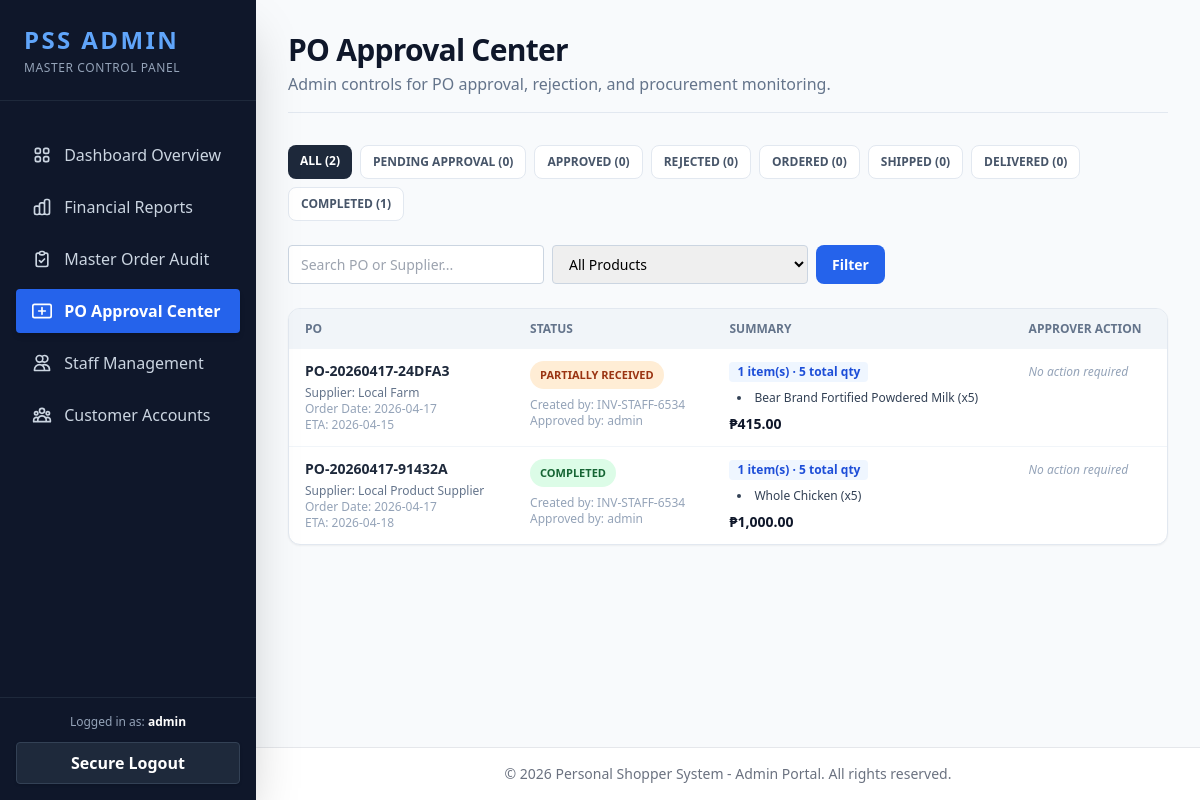
The page /modules/admin/purchase_orders.php (signed in) on the database as committed earlier.
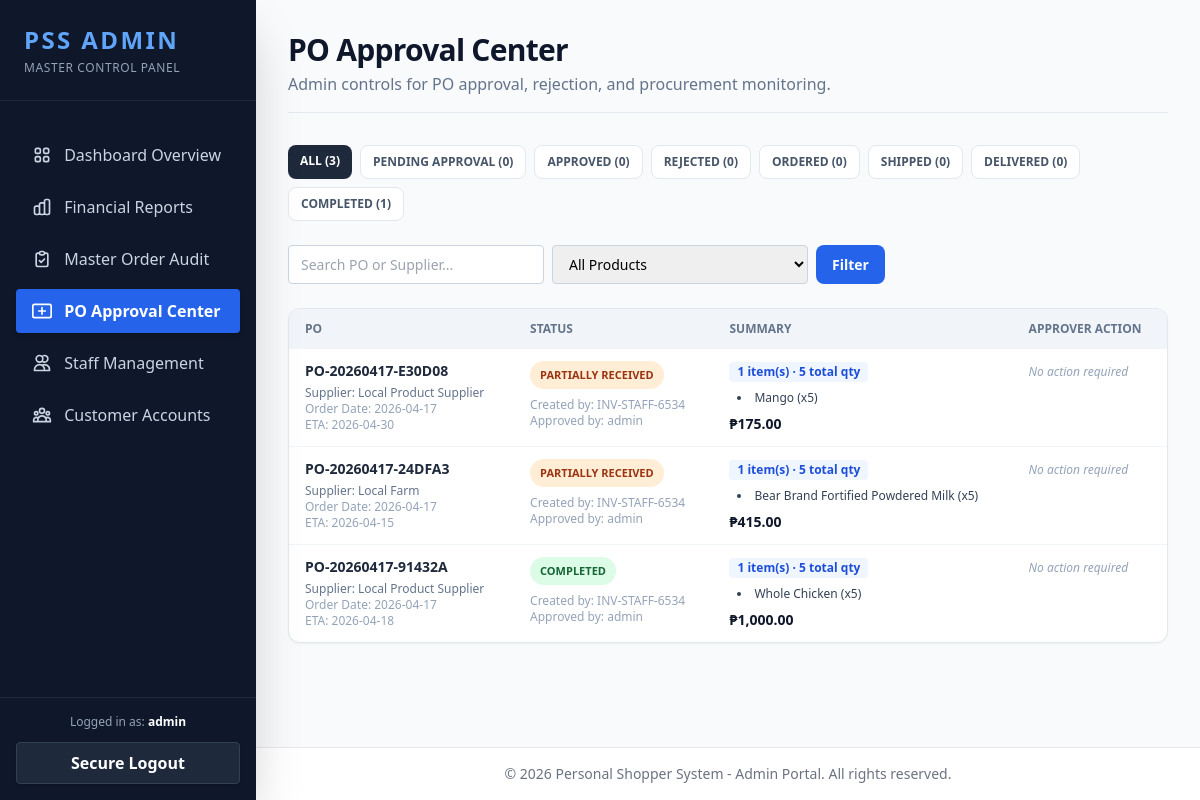
The same page on the database as committed later.
### tables this page shows
CREATE TABLE `purchase_orders` (
  `po_id` int NOT NULL AUTO_INCREMENT,
  `po_number` varchar(50) NOT NULL,
  `supplier_id` int NOT NULL,
  `status` enum('pending_approval','approved','rejected','ordered','shipped','delivered','partially_received','completed','cancelled') NOT NULL DEFAULT 'pending_approval',
  `order_date` date NOT NULL,
  `expected_delivery` date DEFAULT NULL,
  `subtotal` decimal(12,2) NOT NULL DEFAULT '0.00',
  `tax_amount` decimal(12,2) NOT NULL DEFAULT '0.00',
  `grand_total` decimal(12,2) NOT NULL DEFAULT '0.00',
  `notes` text,
  `rejection_reason` varchar(255) DEFAULT NULL,
  `created_by` int DEFAULT NULL,
  `approved_by` int DEFAULT NULL,
  `approved_at` datetime DEFAULT NULL,
  `created_at` timestamp NULL DEFAULT CURRENT_TIMESTAMP,
  `updated_at` timestamp NULL DEFAULT CURRENT_TIMESTAMP ON UPDATE CURRENT_TIMESTAMP,
  PRIMARY KEY (`po_id`),
  UNIQUE KEY `uq_po_number` (`po_number`),
  KEY `idx_po_status` (`status`),
  KEY `idx_po_supplier` (`supplier_id`),
  KEY `idx_po_created_by` (`created_by`),
  KEY `idx_po_approved_by` (`approved_by`),
  CONSTRAINT `fk_po_approved_by` FOREIGN KEY (`approved_by`) REFERENCES `users` (`user_id`) ON DELETE SET NULL,
  CONSTRAINT `fk_po_created_by` FOREIGN KEY (`created_by`) REFERENCES `users` (`user_id`) ON DELETE SET NULL,
  CONSTRAINT `fk_po_supplier` FOREIGN KEY (`supplier_id`) REFERENCES `suppliers` (`supplier_id`) ON DELETE RESTRICT
);

CREATE TABLE `suppliers` (
  `supplier_id` int NOT NULL AUTO_INCREMENT,
  `name` varchar(150) NOT NULL,
  `supplied_categories` varchar(255) DEFAULT NULL,
  `contact_person` varchar(120) DEFAULT NULL,
  `phone` varchar(30) DEFAULT NULL,
  `email` varchar(120) DEFAULT NULL,
  `address` varchar(255) DEFAULT NULL,
  `status` enum('active','inactive') NOT NULL DEFAULT 'active',
  `created_at` timestamp NULL DEFAULT CURRENT_TIMESTAMP,
  `updated_at` timestamp NULL DEFAULT CURRENT_TIMESTAMP ON UPDATE CURRENT_TIMESTAMP,
  PRIMARY KEY (`supplier_id`),
  UNIQUE KEY `uq_supplier_name` (`name`),
  KEY `idx_suppliers_status` (`status`)
);

CREATE TABLE `users` (
  `user_id` int NOT NULL AUTO_INCREMENT,
  `username` varchar(50) NOT NULL,
  `password` varchar(255) NOT NULL,
  `email` varchar(100) NOT NULL,
  `role` enum('customer','admin','cashier','inventory') NOT NULL DEFAULT 'customer',
  `terms_agreed` tinyint(1) DEFAULT '0',
  `status` enum('active','inactive','suspended') DEFAULT 'active',
  `email_verified` tinyint(1) NOT NULL DEFAULT '0',
  `last_login` timestamp NULL DEFAULT NULL,
  `created_at` timestamp NULL DEFAULT CURRENT_TIMESTAMP,
  `updated_at` timestamp NULL DEFAULT CURRENT_TIMESTAMP ON UPDATE CURRENT_TIMESTAMP,
  PRIMARY KEY (`user_id`),
  UNIQUE KEY `username` (`username`),
  UNIQUE KEY `email` (`email`),
  KEY `idx_email` (`email`),
  KEY `idx_status` (`status`)
);

### modules/admin/purchase_orders.php (the view, shortened to what the changed rows need)
<?php
require_once '../../config/config.php';
function table_exists(mysqli $conn, string $tableName): bool {
    $safe = $conn->real_escape_string($tableName);
    $res = $conn->query("SHOW TABLES LIKE '{$safe}'");
    return $res && $res->num_rows > 0;
}
$schemaReady = table_exists($conn, 'purchase_orders') && table_exists($conn, 'purchase_order_items') && table_exists($conn, 'suppliers');
$rows = [];
if ($schemaReady) {
    $statusFilter = trim($_GET['status'] ?? 'all');
    $page = isset($_GET['page']) ? max(1, (int)$_GET['page']) : 1;
    $limit = 5;
    $offset = ($page - 1) * $limit;
    $whereClauses = [];
    $params = [];
    $types = '';
    $whereSql = count($whereClauses) > 0 ? "WHERE " . implode(' AND ', $whereClauses) : "";
    $sql = "
        SELECT
            po.po_id,
            po.po_number,
            po.status,
            po.order_date,
            po.expected_delivery,
            po.grand_total,
            po.notes,
            po.rejection_reason,
            s.name AS supplier_name,
            c.username AS created_by_name,
            a.username AS approved_by_name,
            COUNT(poi.po_item_id) AS item_count,
            COALESCE(SUM(poi.ordered_qty), 0) AS total_qty,
            GROUP_CONCAT(CONCAT(p.name, ' (x', poi.ordered_qty, ')') SEPARATOR '||') AS item_details
        FROM purchase_orders po
        LEFT JOIN suppliers s ON s.supplier_id = po.supplier_id
        LEFT JOIN users c ON c.user_id = po.created_by
        LEFT JOIN users a ON a.user_id = po.approved_by
        LEFT JOIN purchase_order_items poi ON poi.po_id = po.po_id
        LEFT JOIN products p ON p.product_id = poi.product_id
        $whereSql
        GROUP BY
            po.po_id,
            po.po_number,
            po.status,
            po.order_date,
            po.expected_delivery,
            po.grand_total,
            po.notes,
            po.rejection_reason,
            s.name,
            c.username,
            a.username
        ORDER BY po.created_at DESC
        LIMIT ? OFFSET ?
    ";
    $stmt = $conn->prepare($sql);
    $bindTypes = $types . 'ii';
    $bindParams = $params;
    $bindParams[] = $limit;
    $bindParams[] = $offset;
    if (!empty($bindParams)) {
        $stmt->bind_param($bindTypes, ...$bindParams);
    }
    $stmt->execute();
    $res = $stmt->get_result();
    while ($row = $res->fetch_assoc()) {
        $rows[] = $row;
    }
    $countsRes = $conn->query("SELECT status, COUNT(*) AS cnt FROM purchase_orders GROUP BY status");
    $counts = ['all' => 0];
    if ($countsRes) {
        while ($c = $countsRes->fetch_assoc()) {
            $counts[$c['status']] = (int)$c['cnt'];
            $counts['all'] += (int)$c['cnt'];
        }
    }
} else {
    $statusFilter = 'all';
    $counts = ['all' => 0];
}
function po_badge(string $status): string {
    return match ($status) {
        'pending_approval' => 'bg-yellow-100 text-yellow-800',
        'approved' => 'bg-blue-100 text-blue-800',
        'rejected' => 'bg-red-100 text-red-800',
        'ordered' => 'bg-indigo-100 text-indigo-800',
        'shipped' => 'bg-purple-100 text-purple-800',
        'delivered' => 'bg-emerald-100 text-emerald-800',
        'partially_received' => 'bg-orange-100 text-orange-800',
        'completed' => 'bg-green-100 text-green-800',
        default => 'bg-slate-100 text-slate-700',
    };
}
require_once '../../includes/admin_header.php';
?>
<main class="flex-1 overflow-y-auto p-8 bg-slate-50">
    <div class="mb-8 border-b border-slate-200 pb-4">
        <h1 class="text-3xl font-black text-slate-900 tracking-tight">PO Approval Center</h1>
    </div>
    <?php if (!$schemaReady): ?>
        <div class="rounded-xl border border-amber-300 bg-amber-50 p-6 text-amber-800">
            PO tables are not installed yet. Run <code>database/po_bo_tables.sql</code> first.
        </div>
    <?php else: ?>
    <div class="flex flex-wrap gap-2 mb-6">
        <?php foreach (['all','pending_approval','approved','rejected','ordered','shipped','delivered','completed'] as $f): ?>
            <a href="purchase_orders.php?status=<?php echo urlencode($f); ?>"
               class="px-3 py-2 rounded-lg text-xs font-bold transition <?php echo $statusFilter === $f ? 'bg-slate-800 text-white' : 'bg-white border border-slate-200 text-slate-600 hover:bg-slate-100'; ?>">
                <?php echo strtoupper(str_replace('_', ' ', $f)); ?>
                (<?php echo (int)($counts[$f] ?? 0); ?>)
            </a>
        <?php endforeach; ?>
    </div>
    <div class="bg-white rounded-xl border border-slate-200 shadow-sm overflow-hidden flex flex-col">
        <div class="overflow-x-auto flex-1">
            <table class="w-full text-sm">
                <thead class="bg-slate-100 text-slate-500 text-xs uppercase">
                    <tr>
                        <th class="px-4 py-3 text-left">PO</th>
                        <th class="px-4 py-3 text-left">Status</th>
                        <th class="px-4 py-3 text-left">Summary</th>
                        <th class="px-4 py-3 text-left">Approver Action</th>
                    </tr>
                </thead>
                <tbody class="divide-y divide-slate-100">
                    <?php if (count($rows) === 0): ?>
                        <tr>
                            <td colspan="4" class="px-4 py-10 text-center text-slate-500">No purchase orders found for this filter.</td>
                        </tr>
                    <?php else: ?>
                        <?php foreach ($rows as $po): ?>
                            <tr class="hover:bg-slate-50 align-top">
                                <td class="px-4 py-3">
                                    <div class="font-bold text-slate-800"><?php echo htmlspecialchars($po['po_number']); ?></div>
                                    <div class="text-xs text-slate-500 mt-1">Supplier: <?php echo htmlspecialchars($po['supplier_name'] ?? 'N/A'); ?></div>
                                    <div class="text-xs text-slate-400">Order Date: <?php echo htmlspecialchars($po['order_date']); ?></div>
                                    <?php if (!empty($po['expected_delivery'])): ?><div class="text-xs text-slate-400">ETA: <?php echo htmlspecialchars($po['expected_delivery']); ?></div><?php endif; ?>
                                </td>
                                <td class="px-4 py-3">
                                    <span class="inline-flex rounded-full px-2.5 py-1 text-[11px] font-bold uppercase <?php echo po_badge($po['status']); ?>">
                                        <?php echo htmlspecialchars(str_replace('_', ' ', $po['status'])); ?>
                                    </span>
                                    <div class="text-xs text-slate-400 mt-2">Created by: <?php echo htmlspecialchars($po['created_by_name'] ?? 'N/A'); ?></div>
                                    <div class="text-xs text-slate-400">Approved by: <?php echo htmlspecialchars($po['approved_by_name'] ?? 'N/A'); ?></div>
                                </td>
                                <td class="px-4 py-3 text-slate-700">
                                    <div class="mb-1 font-semibold text-xs text-blue-700 bg-blue-50 px-2 py-0.5 rounded inline-block">
                                        <?php echo (int)$po['item_count']; ?> item(s) · <?php echo (int)$po['total_qty']; ?> total qty
                                    </div>
                                    <?php if (!empty($po['item_details'])): ?>
                                        <ul class="text-xs list-disc list-inside ml-2 mt-1 space-y-0.5 max-w-[250px]">
                                            <?php foreach(explode('||', $po['item_details']) as $detail): ?>
                                                <li><?php echo htmlspecialchars(trim($detail)); ?></li>
                                            <?php endforeach; ?>
                                        </ul>
                                    <?php endif; ?>
                                    <div class="mt-2 font-bold text-slate-900">₱<?php echo number_format((float)$po['grand_total'], 2); ?></div>
                                </td>
                                <td class="px-4 py-3">
                                    <?php if ($po['status'] === 'pending_approval'): ?>
                                        <div class="space-y-2">
                                            <form action="../../core/admin/po_approval.php" method="POST" class="inline">
                                                <input type="hidden" name="action" value="approve_po">
                                                <input type="hidden" name="po_id" value="<?php echo (int)$po['po_id']; ?>">
                                                <button class="w-full rounded bg-green-600 text-white px-3 py-2 text-xs font-bold hover:bg-green-700">Approve PO</button>
                                            </form>
                                            <form action="../../core/admin/po_approval.php" method="POST" class="space-y-1">
                                                <input type="hidden" name="action" value="reject_po">
                                                <input type="hidden" name="po_id" value="<?php echo (int)$po['po_id']; ?>">
                                                <input type="text" name="reason" placeholder="Reason for rejection" class="w-full rounded border border-slate-300 px-2 py-1 text-xs" required>
                                                <button class="w-full rounded bg-red-600 text-white px-3 py-2 text-xs font-bold hover:bg-red-700">Reject PO</button>
                                            </form>
                                        </div>
                                    <?php else: ?>
                                        <span class="text-xs text-slate-400 italic">No action required</span>
                                    <?php endif; ?>
                                </td>
                            </tr>
                        <?php endforeach; ?>
                    <?php endif; ?>
                </tbody>
            </table>
        </div>
    </div>
    <?php endif; ?>
</main>
<?php require_once '../../includes/admin_footer.php'; ?>

Rows that differ between the two databases and show on the page:
added purchase_orders: po_number "PO-20260417-E30D08", supplier.name "Local Product Supplier", order_date "2026-04-17", expected_delivery "2026-04-30", status "PARTIALLY RECEIVED", created_by.username "INV-STAFF-6534", approved_by.username "admin", item_count "1", total_qty "5", detail "Mango (x5)", grand_total "175.00", shows "No action required"
Other text that changed with them:
new list line: "ALL ( 3 )"
list line gone: "ALL ( )"
list line gone: "2"
